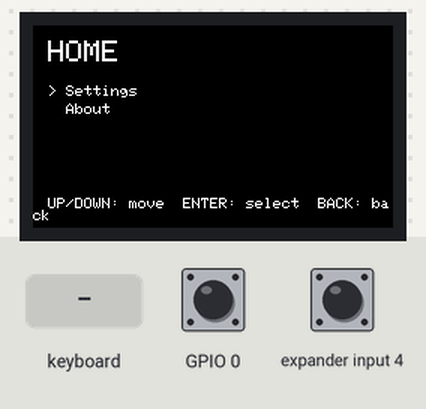
This program was run on a simulated ESP32-S3. Parts: 240×135 colour display. The test bench sets the inputs (shaded band); at power-on: GPIO 0 HIGH, expander input 4 HIGH.

Above: at 1.4 s.
1.5 s: keyboard key "s" received
At 2.7 s:
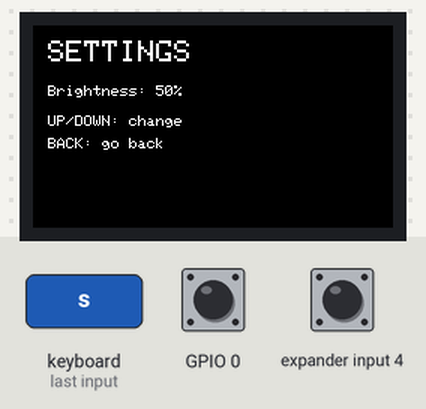
3.0 s: keyboard key "h" received
At 4.0 s:
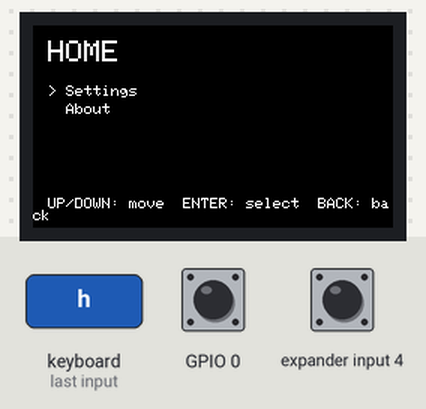
4.5 s: keyboard key "S" received
At 5.1 s:
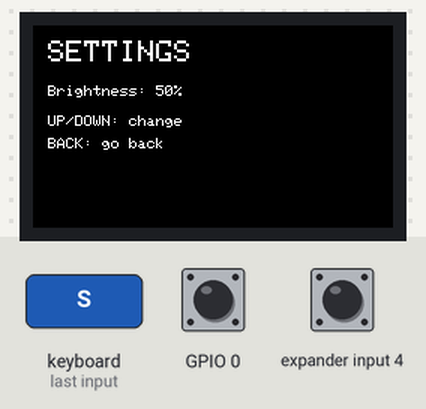
Timing chart, 0 to 7.5 s (numbered marks = the images above; inputs shaded):
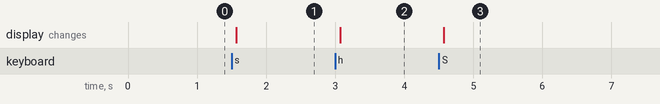

Measured:
- after the input at 1.5 s, the display: changes after 0.07 s (image 1)
- after the input at 3.0 s, the display: changes after 0.07 s (image 2)
- after the input at 4.5 s, the display: changes after 0.07 s (image 3)

The program:

main.cpp
```cpp
#include "core/App.h"
#include "core/AppContext.h"
#include "core/Router.h"
#include "screens/HomeScreen.cpp"
#include "screens/SettingsScreen.cpp"

AppContext appCtx;

HomeScreen home;
SettingsScreen settings;

RouteEntry routes[] = {
    {RouteId::Home, &home},
    {RouteId::Settings, &settings},
};

Router router(appCtx, routes, sizeof(routes) / sizeof(routes[0]));
App app(appCtx, router);

void setup()
{
    app.begin(RouteId::Home);
}
void loop()
{
    app.loop();
}
```

FooterHintsComponent.h
```cpp
// components/FooterHintsComponent.h
#pragma once
#include "../core/AppContext.h"
#include "../core/IComponent.h"

class FooterHintsComponent : public IComponent
{
  public:
    void render(AppContext &ctx, const Rect &r) override
    {
        ctx.ui.line(r.x, r.y, "UP/DOWN: move  ENTER: select  BACK: back");
    }
};
```

HeaderComponent.h
```cpp
// components/HeaderComponent.h
#pragma once
#include "../core/AppContext.h"
#include "../core/IComponent.h"

class HeaderComponent : public IComponent
{
  public:
    HeaderComponent(const char *title) : _title(title)
    {
    }

    void render(AppContext &ctx, const Rect &r) override
    {
        (void)r;
        ctx.ui.header(_title);
    }

  private:
    const char *_title;
};
```

MenuListComponent.h
```cpp
// components/MenuListComponent.h
#pragma once
#include "../core/AppContext.h"
#include "../core/IComponent.h"

class MenuListComponent : public IComponent
{
  public:
    MenuListComponent(const char *const *items, int count) : _items(items), _count(count)
    {
    }

    int selectedIndex() const
    {
        return _sel;
    }

    void render(AppContext &ctx, const Rect &r) override
    {
        int y = r.y;
        for (int i = 0; i < _count; i++)
        {
            ctx.ui.line(r.x, y, (i == _sel) ? "> " : "  ");
            // prosto: wypisujemy item zaraz po znaczniku
            M5Cardputer.Display.print(_items[i]);
            y += 12;
        }
    }

    bool onAction(AppContext &ctx, Action a) override
    {
        (void)ctx;
        if (a == Action::Up)
        {
            if (_sel > 0)
                _sel--;
            _dirty = true;
            return true;
        }
        if (a == Action::Down)
        {
            if (_sel < _count - 1)
                _sel++;
            _dirty = true;
            return true;
        }
        if (a == Action::Enter)
        {
            _clicked = true;
            return true;
        }
        return false;
    }

    // Screen może zapytać czy klik był
    bool consumeClicked()
    {
        if (_clicked)
        {
            _clicked = false;
            return true;
        }
        return false;
    }

    bool tick(AppContext &) override
    {
        if (_dirty)
        {
            _dirty = false;
            return true;
        }
        return false;
    }

  private:
    const char *const *_items;
    int _count = 0;
    int _sel = 0;
    bool _clicked = false;
    bool _dirty = true;
};
```

Action.h
```cpp
#pragma once
#include <stdint.h>

enum class Action : uint8_t
{
    None,
    Up,
    Down,
    Left,
    Right,
    Enter,
    Back,
    GoHome,
    GoSettings
};
```

App.h
```cpp
#pragma once
#include "AppContext.h"
#include "KeyMapper.h"
#include "Router.h"
#include <M5Cardputer.h>

class App
{
  public:
    App(AppContext &ctx, Router &router) : _ctx(ctx), _router(router)
    {
    }

    void begin(RouteId initial)
    {
        M5Cardputer.begin();
        _router.start(initial);
    }

    void loop()
    {
        M5Cardputer.update();

        KeyEvent e;
        if (_ctx.input.poll(e) && e.down)
        {
            Action a = KeyMapper::map(e);

            // Centralny BACK jak w frameworku
            if (a == Action::Back)
            {
                _router.goBack();
            }
            else if (a == Action::GoHome)
            {
                _ctx.nav.navigateTo(RouteId::Home);
            }
            else if (a == Action::GoSettings)
            {
                _ctx.nav.navigateTo(RouteId::Settings);
            }
            else
            {
                _router.dispatchAction(a);
            }
        }

        _router.tick();
        _router.navigateIfNeeded();
    }

  private:
    AppContext &_ctx;
    Router &_router;
};
```

AppContext.h
```cpp
#pragma once
#include "services/InputService.h"
#include "services/NavigationService.h"
#include "services/SettingsService.h"
#include "services/UiService.h"

struct AppContext
{
    NavigationService nav;
    InputService input;
    SettingsService settings;
    UiService ui;
};
```

BaseScreen.h
```cpp
#pragma once
#include "IScreen.h"

class BaseScreen : public IScreen
{
  public:
    void onEnter(AppContext &ctx) override
    {
        render(ctx);
    }
    void onLeave(AppContext &) override
    {
    }

    void onAction(AppContext &, Action) override
    {
    }
    void tick(AppContext &) override
    {
    }
};
```

ComponentList.h
```cpp
// core/ComponentList.h
#pragma once
#include "IComponent.h"

template <size_t N> class ComponentList
{
  public:
    void add(IComponent &c)
    {
        if (_count < N)
            _items[_count++] = &c;
    }

    void render(AppContext &ctx, const Rect &r)
    {
        for (size_t i = 0; i < _count; i++)
            _items[i]->render(ctx, r);
    }

    bool onAction(AppContext &ctx, Action a)
    {
        for (size_t i = 0; i < _count; i++)
            if (_items[i]->onAction(ctx, a))
                return true;
        return false;
    }

    bool tick(AppContext &ctx)
    {
        bool dirty = false;
        for (size_t i = 0; i < _count; i++)
            dirty |= _items[i]->tick(ctx);
        return dirty;
    }

  private:
    IComponent *_items[N]{};
    size_t _count = 0;
};
```

IComponent.h
```cpp
// core/IComponent.h
#pragma once
#include "Action.h"

struct AppContext;

struct Rect
{
    int x, y, w, h;
};

class IComponent
{
  public:
    virtual ~IComponent() = default;

    // render w obrębie rect (jak template w danym miejscu)
    virtual void render(AppContext &ctx, const Rect &r) = 0;

    // komponent może zareagować na akcję; zwraca true jeśli "obsłużył"
    virtual bool onAction(AppContext &ctx, Action a)
    {
        (void)ctx;
        (void)a;
        return false;
    }

    // tick na animacje/timery; zwraca true jeśli wymaga redraw
    virtual bool tick(AppContext &ctx)
    {
        (void)ctx;
        return false;
    }
};
```

IScreen.h
```cpp
#pragma once
#include "Action.h"
#include "RouteId.h"

struct AppContext;

class IScreen
{
  public:
    virtual ~IScreen() = default;
    virtual RouteId routeId() const = 0;

    virtual void onEnter(AppContext &ctx) = 0;
    virtual void onLeave(AppContext &ctx) = 0;

    virtual void onAction(AppContext &ctx, Action a) = 0;
    virtual void tick(AppContext &ctx) = 0;
    virtual void render(AppContext &ctx) = 0;
};
```

KeyEvent.h
```cpp
#pragma once

struct KeyEvent
{
    bool down = false;
    char ascii = 0;
    int keyCode = 0;
};
```

KeyMapper.h
```cpp
#pragma once
#include "Action.h"
#include "KeyEvent.h"
#include <M5Cardputer.h>

class KeyMapper
{
  public:
    static Action map(const KeyEvent &e)
    {
        // Specjalne klawisze (najstabilniej po stanie klawiatury)
        if (M5Cardputer.Keyboard.isKeyPressed(';'))
            return Action::Up;
        if (M5Cardputer.Keyboard.isKeyPressed('.'))
            return Action::Down;
        if (M5Cardputer.Keyboard.isKeyPressed(','))
            return Action::Left;
        if (M5Cardputer.Keyboard.isKeyPressed('/'))
            return Action::Right;
        if (M5Cardputer.Keyboard.isKeyPressed(KEY_ENTER))
            return Action::Enter;
        if (M5Cardputer.Keyboard.isKeyPressed(KEY_BACKSPACE))
            return Action::Back;

        // ASCII routing
        if (e.ascii == 'h' || e.ascii == 'H')
            return Action::GoHome;
        if (e.ascii == 's' || e.ascii == 'S')
            return Action::GoSettings;

        return Action::None;
    }
};
```

RouteId.h
```cpp
#pragma once
#include <stdint.h>

enum class RouteId : uint8_t
{
    Home,
    Settings,
    // About,
};
```

Router.h
```cpp
#pragma once
#include "AppContext.h"
#include "IScreen.h"
#include "RouteId.h"
#include <stddef.h>

struct RouteEntry
{
    RouteId id;
    IScreen *screen;
};

class Router
{
  public:
    Router(AppContext &ctx, RouteEntry *entries, size_t count) : _ctx(ctx), _entries(entries), _count(count)
    {
    }

    void start(RouteId initial)
    {
        _current = find(initial);
        _ctx.nav.navigateTo(initial);
        if (_current)
        {
            _current->onEnter(_ctx);
            _current->render(_ctx);
        }
    }

    void navigateIfNeeded()
    {
        if (!_current)
            return;

        RouteId req = _ctx.nav.requested();
        if (req == _current->routeId())
            return;

        IScreen *next = find(req);
        if (!next)
            return;

        // push current to history
        pushHistory(_current->routeId());

        // switch
        _current->onLeave(_ctx);
        _current = next;
        _current->onEnter(_ctx);
        _current->render(_ctx);
    }

    void goBack()
    {
        if (!_current)
            return;
        if (_histSize == 0)
            return;

        RouteId prev = popHistory();
        if (prev == _current->routeId())
            return;

        IScreen *next = find(prev);
        if (!next)
            return;

        // ustawiamy requested, żeby zachować jeden mechanizm
        _ctx.nav.navigateTo(prev);
        navigateIfNeeded();
    }

    void dispatchAction(Action a)
    {
        if (_current && a != Action::None)
            _current->onAction(_ctx, a);
    }

    void tick()
    {
        if (_current)
            _current->tick(_ctx);
    }

  private:
    IScreen *find(RouteId r)
    {
        for (size_t i = 0; i < _count; i++)
        {
            if (_entries[i].id == r)
                return _entries[i].screen;
        }
        return nullptr;
    }

    void pushHistory(RouteId r)
    {
        if (_histSize >= HIST_MAX)
            return; // prosto: ucinamy jak pełny
        _history[_histSize++] = r;
    }

    RouteId popHistory()
    {
        return _history[--_histSize];
    }

    static constexpr int HIST_MAX = 8;
    RouteId _history[HIST_MAX]{};
    int _histSize = 0;

    AppContext &_ctx;
    RouteEntry *_entries;
    size_t _count;
    IScreen *_current = nullptr;
};
```

InputService.h
```cpp
#pragma once
#include "../KeyEvent.h"
#include <M5Cardputer.h>

// Input oparty o oficjalny pattern keysState() (M5 docs)
// - zbiera wpisane znaki do małej kolejki
// - zwraca po 1 zdarzeniu na poll()
class InputService
{
  public:
    bool poll(KeyEvent &out)
    {
        // 1) Jeśli mamy coś w kolejce, oddajemy od razu
        if (_qLen > 0)
        {
            out.down = true;
            out.ascii = _queue[0];
            out.keyCode = 0;
            shiftLeft();
            return true;
        }

        // 2) Wczytujemy nowe zdarzenia z klawiatury
        if (!M5Cardputer.Keyboard.isChange())
            return false;
        if (!M5Cardputer.Keyboard.isPressed())
            return false;

        auto status = M5Cardputer.Keyboard.keysState(); // <- zgodne z dokumentacją

        // znaki „normalne”
        for (auto c : status.word)
        {
            pushChar((char)c);
        }

        // backspace
        if (status.del)
        {
            pushChar('\b');
        }

        // enter
        if (status.enter)
        {
            pushChar('\n');
        }

        // 3) jeśli coś wpadło do kolejki, zwracamy 1 znak
        if (_qLen > 0)
        {
            out.down = true;
            out.ascii = _queue[0];
            out.keyCode = 0;
            shiftLeft();
            return true;
        }

        return false;
    }

  private:
    // prosta mała kolejka (ring buffer niepotrzebny na start)
    static constexpr int QSIZE = 16;
    char _queue[QSIZE]{};
    int _qLen = 0;

    void pushChar(char c)
    {
        if (_qLen >= QSIZE)
            return; // jak przepełni, ucinamy (prosto i stabilnie)
        _queue[_qLen++] = c;
    }

    void shiftLeft()
    {
        for (int i = 1; i < _qLen; i++)
            _queue[i - 1] = _queue[i];
        _qLen--;
    }
};
```

NavigationService.h
```cpp
#pragma once
#include "../RouteId.h"

class NavigationService
{
  public:
    RouteId requested() const
    {
        return _requested;
    }
    void navigateTo(RouteId r)
    {
        _requested = r;
    }

  private:
    RouteId _requested = RouteId::Home;
};
```

UiService.h
```cpp
#pragma once
#include <M5Cardputer.h>

class UiService
{
  public:
    void clear()
    {
        M5Cardputer.Display.clear(BLACK);
        M5Cardputer.Display.setTextColor(WHITE);
    }

    void header(const char *title)
    {
        M5Cardputer.Display.setTextSize(2);
        M5Cardputer.Display.setCursor(10, 10);
        M5Cardputer.Display.print(title);
        M5Cardputer.Display.setTextSize(1);
    }

    void line(int x, int y, const char *text)
    {
        M5Cardputer.Display.setCursor(x, y);
        M5Cardputer.Display.print(text);
    }

    void valueLine(int x, int y, const char *label, int value, const char *suffix = "")
    {
        M5Cardputer.Display.setCursor(x, y);
        M5Cardputer.Display.print(label);
        M5Cardputer.Display.print(value);
        M5Cardputer.Display.print(suffix);
    }
};
```

HomeScreen.cpp
```cpp
#include "../components/FooterHintsComponent.h"
#include "../components/HeaderComponent.h"
#include "../components/MenuListComponent.h"
#include "../core/Action.h"
#include "../core/AppContext.h"
#include "../core/BaseScreen.h"
#include "../core/ComponentList.h"
#include "../core/RouteId.h"

class HomeScreen : public BaseScreen
{
  public:
    RouteId routeId() const override
    {
        return RouteId::Home;
    }

    HomeScreen() : header("HOME"), menu(items, 2) // 2 elementy menu
    {
        components.add(header);
        components.add(menu);
        components.add(footer);
    }

    void onAction(AppContext &ctx, Action a) override
    {
        // najpierw dajemy komponentom szansę obsłużyć akcję
        if (components.onAction(ctx, a))
            _dirty = true;

        // logika screen-level: jeśli menu "kliknięte", to nawiguj
        if (menu.consumeClicked())
        {
            if (menu.selectedIndex() == 0)
                ctx.nav.navigateTo(RouteId::Settings);
            // else ... kolejne trasy
            _dirty = true;
        }
    }

    void tick(AppContext &ctx) override
    {
        if (components.tick(ctx))
            _dirty = true;
        if (_dirty)
            render(ctx);
    }

    void render(AppContext &ctx) override
    {
        _dirty = false;
        ctx.ui.clear();

        // Layout: header, menu, footer (ręcznie, prosto)
        header.render(ctx, Rect{0, 0, 0, 0});
        menu.render(ctx, Rect{10, 40, 220, 80});
        footer.render(ctx, Rect{10, 115, 220, 20});
    }

  private:
    bool _dirty = true;

    HeaderComponent header;
    FooterHintsComponent footer;

    const char *items[2] = {"Settings", "About"};
    MenuListComponent menu;

    ComponentList<8> components;
};
```

SettingsService.h
```cpp
#pragma once
#include <stdint.h>

class SettingsService
{
  public:
    uint8_t brightness() const
    {
        return _brightness;
    }
    void setBrightness(uint8_t v)
    {
        _brightness = (v > 100) ? 100 : v;
    }

    void inc(uint8_t step = 10)
    {
        setBrightness((_brightness + step) > 100 ? 100 : (_brightness + step));
    }
    void dec(uint8_t step = 10)
    {
        setBrightness((_brightness < step) ? 0 : (_brightness - step));
    }

  private:
    uint8_t _brightness = 50;
};
```

SettingsScreen.cpp
```cpp
#include "../components/HeaderComponent.h"
#include "../core/Action.h"
#include "../core/AppContext.h"
#include "../core/BaseScreen.h"
#include "../core/RouteId.h"

class SettingsScreen : public BaseScreen
{
  public:
    SettingsScreen() : header("SETTINGS")
    {
    }

    RouteId routeId() const override
    {
        return RouteId::Settings;
    }

    void onAction(AppContext &ctx, Action a) override
    {
        if (a == Action::Up)
        {
            ctx.settings.inc(10);
            render(ctx);
        }
        if (a == Action::Down)
        {
            ctx.settings.dec(10);
            render(ctx);
        }
        // Back działa centralnie w App (router.goBack())
    }

    void render(AppContext &ctx) override
    {
        ctx.ui.clear();
        header.render(ctx, Rect{0, 0, 0, 0});
        ctx.ui.valueLine(10, 40, "Brightness: ", (int)ctx.settings.brightness(), "%");
        ctx.ui.line(10, 60, "UP/DOWN: change");
        ctx.ui.line(10, 75, "BACK: go back");
    }

  private:
    HeaderComponent header;
};
```
